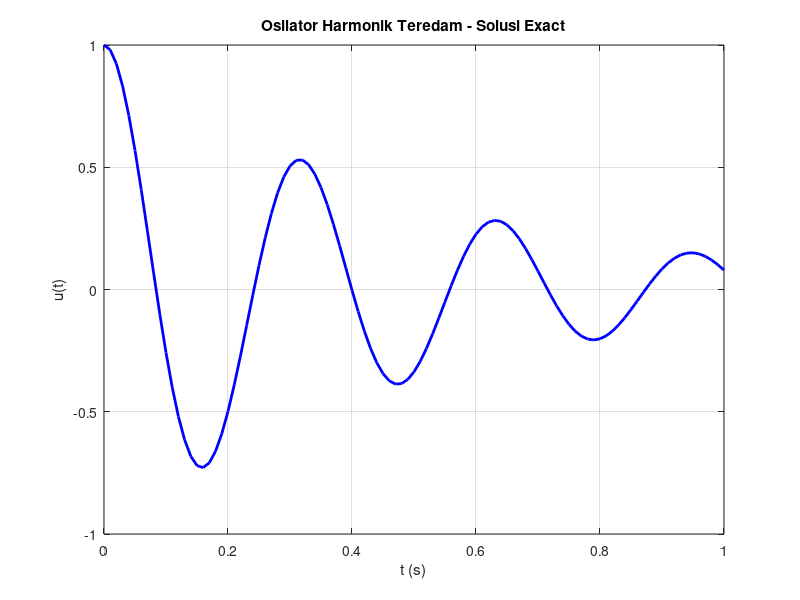

This chart was generated by the following MATLAB code:
% Solusi analitik osilator harmonik teredam (sesuai LaTeX Eq. 4)
% u(t) = e^(-delta*t) * 2A * cos(phi + omega*t)
% Parameter: delta=2, omega0=20, domain t in [0,1]
% IC: u(0)=1, du/dt(0)=0

clear; clc; close all;

d  = 2;
w0 = 20;
t  = 1;
time = 0:0.01:t;

w   = sqrt(w0^2 - d^2);
phi = atan(-d/w);
A   = 1 / (2*cos(phi));

u = exp(-d*time) .* 2*A .* cos(phi + w*time);

plot(time, u, 'b-', 'LineWidth', 2);
xlabel('t (s)');
ylabel('u(t)');
title('Osilator Harmonik Teredam - Solusi Exact');
grid on;
